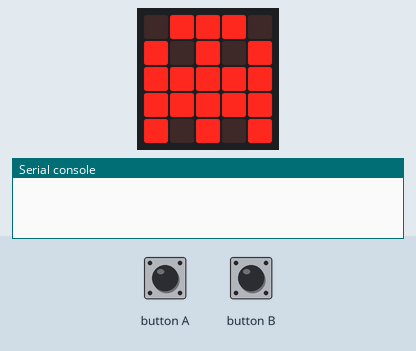
Simulated run of this program. Board: BBC micro:bit (MakeCode). Parts: the board's 5×5 LED display, the last lines printed to the serial console. Inputs (shaded band) come from the test bench. No radio messages arrive unless stated (any console line starting 'radio sent:' is added by the test bench).

Above: at 1.8 s.
1.9 s: button A pressed for 0.15 s
At 3.0 s:
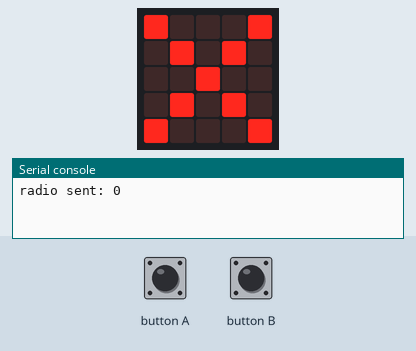
3.5 s: button B pressed for 0.15 s
At 4.2 s:
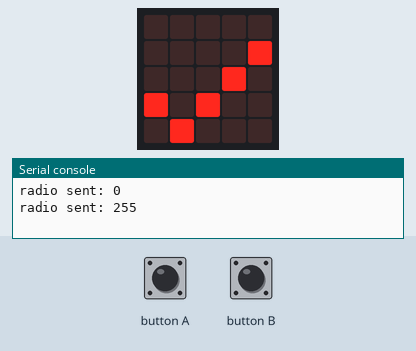
Timing chart, 0 to 6.5 s (numbered marks = the images above; inputs shaded):
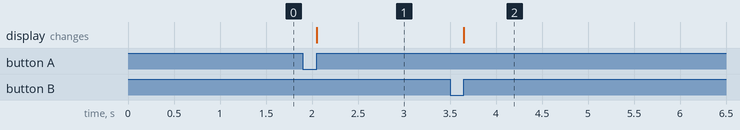

The program:

main.ts
```typescript
input.onButtonPressed(Button.A, function () {
    radio.sendNumber(0)
    basic.showIcon(IconNames.No)
})
input.onButtonPressed(Button.B, function () {
    radio.sendNumber(255)
    basic.showIcon(IconNames.Yes)
})
radio.setGroup(4)
radio.setTransmitSerialNumber(true)
basic.showIcon(IconNames.Ghost)
basic.forever(function () {

})
```

test.ts
```typescript
// tests gaan hier; deze zal niet worden gecompileerd wanneer dit pakket wordt gebruikt als extensie.
```

Measured:
- after the input at 1.9 s, the display: changes after 0.15 s (image 1)
- after the input at 3.5 s, the display: changes after 0.15 s (image 2)
